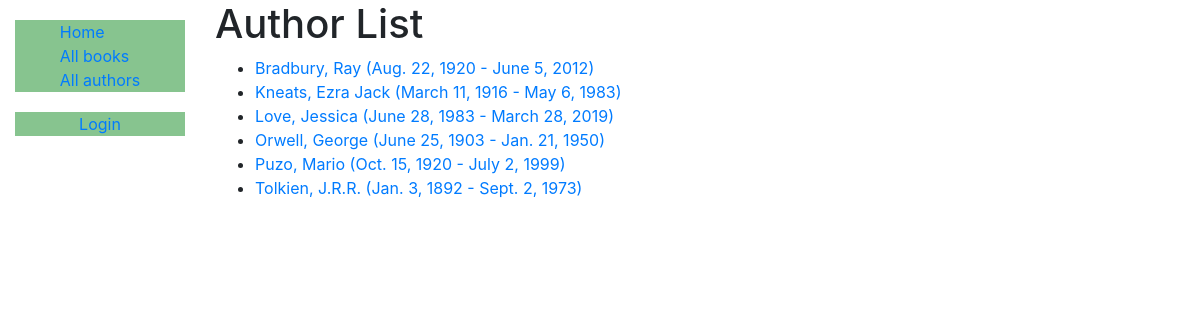
Page /catalog/authors/ on the earlier database version.
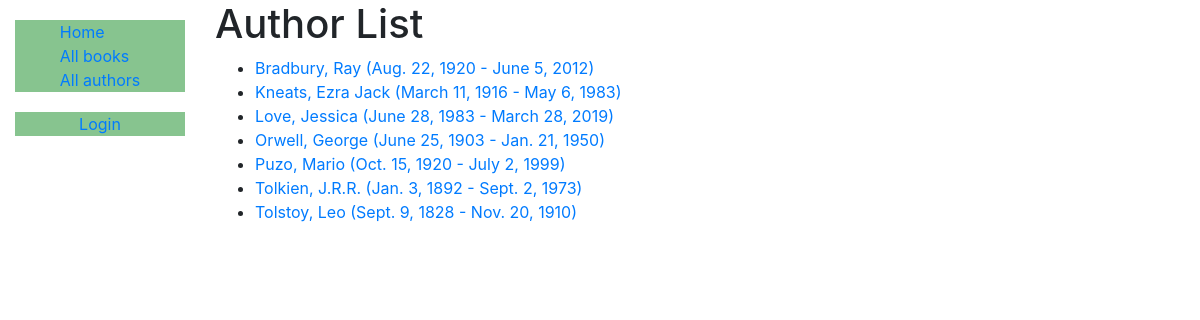
Same page on the later database version.
### catalog/models.py (models this page shows)
class Author (models.Model):
    first_name = models.CharField(max_length=100)
    last_name = models.CharField(max_length=100)
    date_of_birth = models.DateField(null=True, blank=True)
    date_of_death = models.DateField('died', null=True, blank=True)
    class Meta:
        ordering = ['last_name', 'first_name']
    def get_absolute_url(self):
        return reverse('author-detail', args=[str(self.id)])
    def __str__(self):
        return f'{self.last_name}, {self.first_name}'

### catalog/views.py (the view)
# urls.py: path('authors/', views.AuthorListView.as_view(), name='authors'),
class AuthorListView(generic.ListView):
    model = Author
    paginate_by = 10

### catalog/templates/catalog/author_list.html
{% extends "base_generic.html" %}
{% block content %}
<h1>Author List</h1>
{% if author_list %}
  <ul>
  {% for author in author_list %}
    <li>
      <a href="{{ author.get_absolute_url }}">
      {{ author }} ({{author.date_of_birth}} - {% if author.date_of_death %}{{author.date_of_death}}{% endif %})
      </a>
    </li>
  {% endfor %}
 </ul>
{% else %}
  <p>There are no authors available.</p>
{% endif %}
{% endblock %}

Differences in the rows shown:
added Author: last_name+first_name "Tolstoy, Leo", date_of_birth "Sept. 9, 1828", date_of_death "Nov. 20, 1910"
